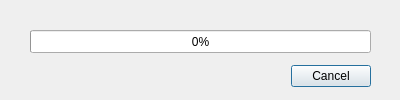
<?xml version="1.0" encoding="UTF-8"?>
<ui version="4.0">
 <class>DownDialog</class>
 <widget class="QDialog" name="DownDialog">
  <property name="geometry">
   <rect>
    <x>0</x>
    <y>0</y>
    <width>400</width>
    <height>100</height>
   </rect>
  </property>
  <property name="windowTitle">
   <string>Download dialog</string>
  </property>
  <widget class="QDialogButtonBox" name="buttonBox">
   <property name="geometry">
    <rect>
     <x>30</x>
     <y>60</y>
     <width>341</width>
     <height>32</height>
    </rect>
   </property>
   <property name="orientation">
    <enum>Qt::Horizontal</enum>
   </property>
   <property name="standardButtons">
    <set>QDialogButtonBox::Cancel</set>
   </property>
  </widget>
  <widget class="QProgressBar" name="progressBar">
   <property name="geometry">
    <rect>
     <x>30</x>
     <y>30</y>
     <width>341</width>
     <height>23</height>
    </rect>
   </property>
   <property name="value">
    <number>0</number>
   </property>
  </widget>
  <widget class="QLabel" name="label">
   <property name="geometry">
    <rect>
     <x>30</x>
     <y>10</y>
     <width>341</width>
     <height>17</height>
    </rect>
   </property>
   <property name="text">
    <string/>
   </property>
  </widget>
 </widget>
 <resources/>
 <connections>
  <connection>
   <sender>buttonBox</sender>
   <signal>accepted()</signal>
   <receiver>DownDialog</receiver>
   <slot>accept()</slot>
   <hints>
    <hint type="sourcelabel">
     <x>248</x>
     <y>254</y>
    </hint>
    <hint type="destinationlabel">
     <x>157</x>
     <y>274</y>
    </hint>
   </hints>
  </connection>
  <connection>
   <sender>buttonBox</sender>
   <signal>rejected()</signal>
   <receiver>DownDialog</receiver>
   <slot>reject()</slot>
   <hints>
    <hint type="sourcelabel">
     <x>316</x>
     <y>260</y>
    </hint>
    <hint type="destinationlabel">
     <x>286</x>
     <y>274</y>
    </hint>
   </hints>
  </connection>
 </connections>
</ui>
